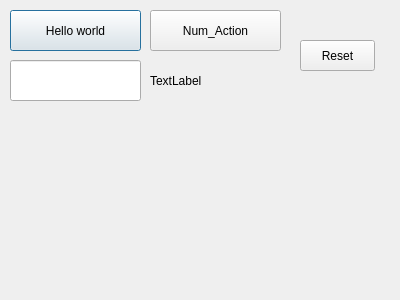
<?xml version="1.0" encoding="UTF-8"?>
<ui version="4.0">
 <class>Dialog</class>
 <widget class="QDialog" name="Dialog">
  <property name="geometry">
   <rect>
    <x>0</x>
    <y>0</y>
    <width>400</width>
    <height>300</height>
   </rect>
  </property>
  <property name="windowTitle">
   <string>Dialog</string>
  </property>
  <widget class="QLineEdit" name="lineEdit">
   <property name="geometry">
    <rect>
     <x>10</x>
     <y>60</y>
     <width>131</width>
     <height>41</height>
    </rect>
   </property>
  </widget>
  <widget class="QPushButton" name="pushButton">
   <property name="geometry">
    <rect>
     <x>10</x>
     <y>10</y>
     <width>131</width>
     <height>41</height>
    </rect>
   </property>
   <property name="text">
    <string>Hello world</string>
   </property>
  </widget>
  <widget class="QPushButton" name="pushButton_2">
   <property name="geometry">
    <rect>
     <x>150</x>
     <y>10</y>
     <width>131</width>
     <height>41</height>
    </rect>
   </property>
   <property name="text">
    <string>Num_Action</string>
   </property>
  </widget>
  <widget class="QPushButton" name="pushButton_3">
   <property name="geometry">
    <rect>
     <x>300</x>
     <y>40</y>
     <width>75</width>
     <height>31</height>
    </rect>
   </property>
   <property name="text">
    <string>Reset</string>
   </property>
  </widget>
  <widget class="QLabel" name="label">
   <property name="geometry">
    <rect>
     <x>150</x>
     <y>60</y>
     <width>131</width>
     <height>41</height>
    </rect>
   </property>
   <property name="text">
    <string>TextLabel</string>
   </property>
  </widget>
 </widget>
 <resources/>
 <connections/>
</ui>
